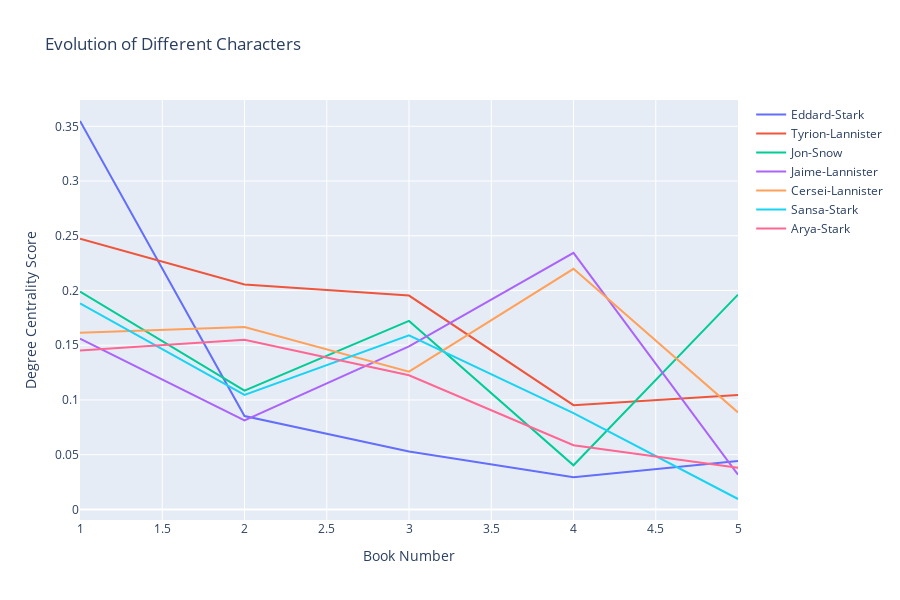

The cell this chart's notebook holds for it:
### Markdown cell above
## Character Evolutions in Books

### Code cell
# Creating a list of degree centrality of all the books
Books_Graph = [G1, G2, G3, G4, G5]

evol = [nx.degree_centrality(Graph) for Graph in Books_Graph]

# Creating a DataFrame from the list of degree centralities in all the books
degree_evol_df = pd.DataFrame.from_records(evol)

degree_evol_df.index = degree_evol_df.index + 1

# Plotting the degree centrality evolution of few important characters
fig = px.line(degree_evol_df[['Eddard-Stark', 'Tyrion-Lannister', 'Jon-Snow', 'Jaime-Lannister', 'Cersei-Lannister', 'Sansa-Stark', 'Arya-Stark']],
             title = "Evolution of Different Characters", width = 900, height = 600)

fig.update_layout(xaxis_title = 'Book Number',
                   yaxis_title = 'Degree Centrality Score',
                 legend = {'title_text': ''})

fig.show()

### Figure 1 — Plotly figure (JSON) as saved in the notebook; plotly's stock layout.template omitted (floating-point values rounded to 4 significant figures)
{"data": [{"hovertemplate": "variable=Eddard-Stark<br>index=%{x}<br>value=%{y}<extra></extra>", "legendgroup": "Eddard-Stark", "line": {"color": "#636efa", "dash": "solid"}, "marker": {"symbol": "circle"}, "mode": "lines", "name": "Eddard-Stark", "orientation": "v", "showlegend": true, "type": "scatter", "x": [1, 2, 3, 4, 5], "xaxis": "x", "y": [0.3548, 0.08527, 0.05298, 0.0293, 0.0443], "yaxis": "y"}, {"hovertemplate": "variable=Tyrion-Lannister<br>index=%{x}<br>value=%{y}<extra></extra>", "legendgroup": "Tyrion-Lannister", "line": {"color": "#EF553B", "dash": "solid"}, "marker": {"symbol": "circle"}, "mode": "lines", "name": "Tyrion-Lannister", "orientation": "v", "showlegend": true, "type": "scatter", "x": [1, 2, 3, 4, 5], "xaxis": "x", "y": [0.2473, 0.2054, 0.1954, 0.09524, 0.1044], "yaxis": "y"}, {"hovertemplate": "variable=Jon-Snow<br>index=%{x}<br>value=%{y}<extra></extra>", "legendgroup": "Jon-Snow", "line": {"color": "#00cc96", "dash": "solid"}, "marker": {"symbol": "circle"}, "mode": "lines", "name": "Jon-Snow", "orientation": "v", "showlegend": true, "type": "scatter", "x": [1, 2, 3, 4, 5], "xaxis": "x", "y": [0.1989, 0.1085, 0.1722, 0.04029, 0.1962], "yaxis": "y"}, {"hovertemplate": "variable=Jaime-Lannister<br>index=%{x}<br>value=%{y}<extra></extra>", "legendgroup": "Jaime-Lannister", "line": {"color": "#ab63fa", "dash": "solid"}, "marker": {"symbol": "circle"}, "mode": "lines", "name": "Jaime-Lannister", "orientation": "v", "showlegend": true, "type": "scatter", "x": [1, 2, 3, 4, 5], "xaxis": "x", "y": [0.1559, 0.0814, 0.149, 0.2344, 0.03165], "yaxis": "y"}, {"hovertemplate": "variable=Cersei-Lannister<br>index=%{x}<br>value=%{y}<extra></extra>", "legendgroup": "Cersei-Lannister", "line": {"color": "#FFA15A", "dash": "solid"}, "marker": {"symbol": "circle"}, "mode": "lines", "name": "Cersei-Lannister", "orientation": "v", "showlegend": true, "type": "scatter", "x": [1, 2, 3, 4, 5], "xaxis": "x", "y": [0.1613, 0.1667, 0.1258, 0.2198, 0.08861], "yaxis": "y"}, {"hovertemplate": "variable=Sansa-Stark<br>index=%{x}<br>value=%{y}<extra></extra>", "legendgroup": "Sansa-Stark", "line": {"color": "#19d3f3", "dash": "solid"}, "marker": {"symbol": "circle"}, "mode": "lines", "name": "Sansa-Stark", "orientation": "v", "showlegend": true, "type": "scatter", "x": [1, 2, 3, 4, 5], "xaxis": "x", "y": [0.1882, 0.1047, 0.1589, 0.08791, 0.009494], "yaxis": "y"}, {"hovertemplate": "variable=Arya-Stark<br>index=%{x}<br>value=%{y}<extra></extra>", "legendgroup": "Arya-Stark", "line": {"color": "#FF6692", "dash": "solid"}, "marker": {"symbol": "circle"}, "mode": "lines", "name": "Arya-Stark", "orientation": "v", "showlegend": true, "type": "scatter", "x": [1, 2, 3, 4, 5], "xaxis": "x", "y": [0.1452, 0.155, 0.1225, 0.05861, 0.03797], "yaxis": "y"}], "layout": {"height": 600, "legend": {"title": {"text": ""}, "tracegroupgap": 0}, "title": {"text": "Evolution of Different Characters"}, "width": 900, "xaxis": {"anchor": "y", "domain": [0, 1], "title": {"text": "Book Number"}}, "yaxis": {"anchor": "x", "domain": [0, 1], "title": {"text": "Degree Centrality Score"}}}}
